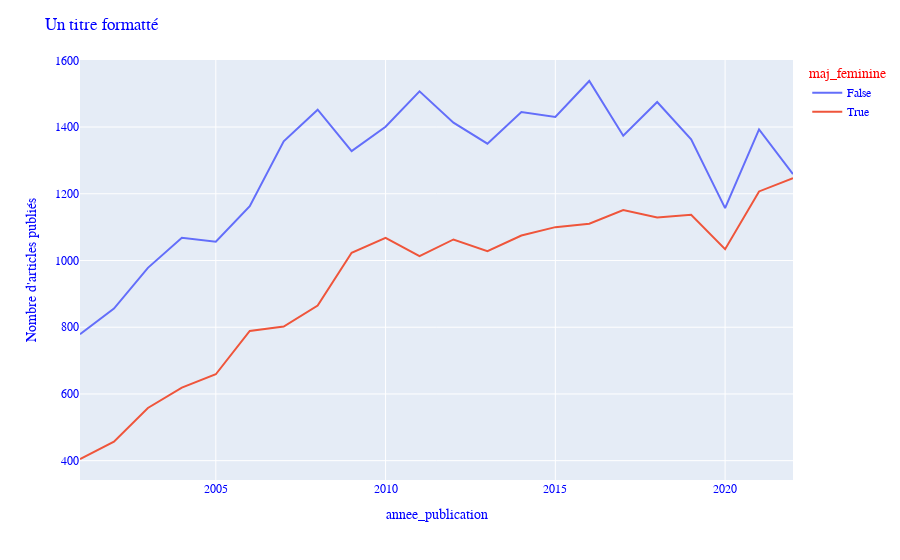

The cell this chart's notebook holds for it:
### Markdown cell above
Nous avons appris à créer de nouveaux graphes et de les personnaliser - mais comment faire pour personnaliser notre figure après l'avoir créer ? À la place nous pouvons utiliser la fonction `.update_layout()` sur notre `fig` pour éditer *le graphe plus tard*/ Cette fonction peut être appliquée à n'importe quel graphe généré avec Plotly Express afin de modifier un large panel de paramètres. Prenons comme exemple la fonction générée précédemment et modifions la police, la couleur et la taille de notre titre :

### Code cell
fig.update_layout(
    font_family = "Courrier New",   # Modification de la police
    font_color = "blue",            # Modification de la couleur du texte
    legend_title_font_color = "red",# Modification de la couleur du titre de la légende
    title = "Un titre formatté"
)

fig.show()

### Figure 1 — Plotly figure (JSON) as saved in the notebook; plotly's stock layout.template omitted (floating-point values rounded to 4 significant figures)
{"data": [{"hovertemplate": "maj_feminine=False<br>annee_publication=%{x}<br>Nombre d'articles publiés=%{y}<extra></extra>", "legendgroup": "False", "line": {"color": "#636efa", "dash": "solid"}, "marker": {"symbol": "circle"}, "mode": "lines", "name": "False", "orientation": "v", "showlegend": true, "type": "scatter", "x": [2001, 2002, 2003, 2004, 2005, 2006, 2007, 2008, 2009, 2010, 2011, 2012, 2013, 2014, 2015, 2016, 2017, 2018, 2019, 2020, 2021, 2022], "xaxis": "x", "y": [779, 856, 978, 1068, 1056, 1163, 1357, 1452, 1328, 1401, 1507, 1413, 1350, 1445, 1430, 1538, 1374, 1475, 1363, 1157, 1393, 1259], "yaxis": "y"}, {"hovertemplate": "maj_feminine=True<br>annee_publication=%{x}<br>Nombre d'articles publiés=%{y}<extra></extra>", "legendgroup": "True", "line": {"color": "#EF553B", "dash": "solid"}, "marker": {"symbol": "circle"}, "mode": "lines", "name": "True", "orientation": "v", "showlegend": true, "type": "scatter", "x": [2001, 2002, 2003, 2004, 2005, 2006, 2007, 2008, 2009, 2010, 2011, 2012, 2013, 2014, 2015, 2016, 2017, 2018, 2019, 2020, 2021, 2022], "xaxis": "x", "y": [405, 457, 558, 619, 659, 789, 802, 865, 1023, 1068, 1013, 1063, 1028, 1075, 1100, 1110, 1151, 1129, 1137, 1034, 1207, 1247], "yaxis": "y"}], "layout": {"font": {"color": "blue", "family": "Courrier New"}, "legend": {"title": {"font": {"color": "red"}, "text": "maj_feminine"}, "tracegroupgap": 0}, "margin": {"t": 60}, "title": {"text": "Un titre formatté"}, "xaxis": {"anchor": "y", "domain": [0, 1], "title": {"text": "annee_publication"}}, "yaxis": {"anchor": "x", "domain": [0, 1], "title": {"text": "Nombre d'articles publiés"}}}}
